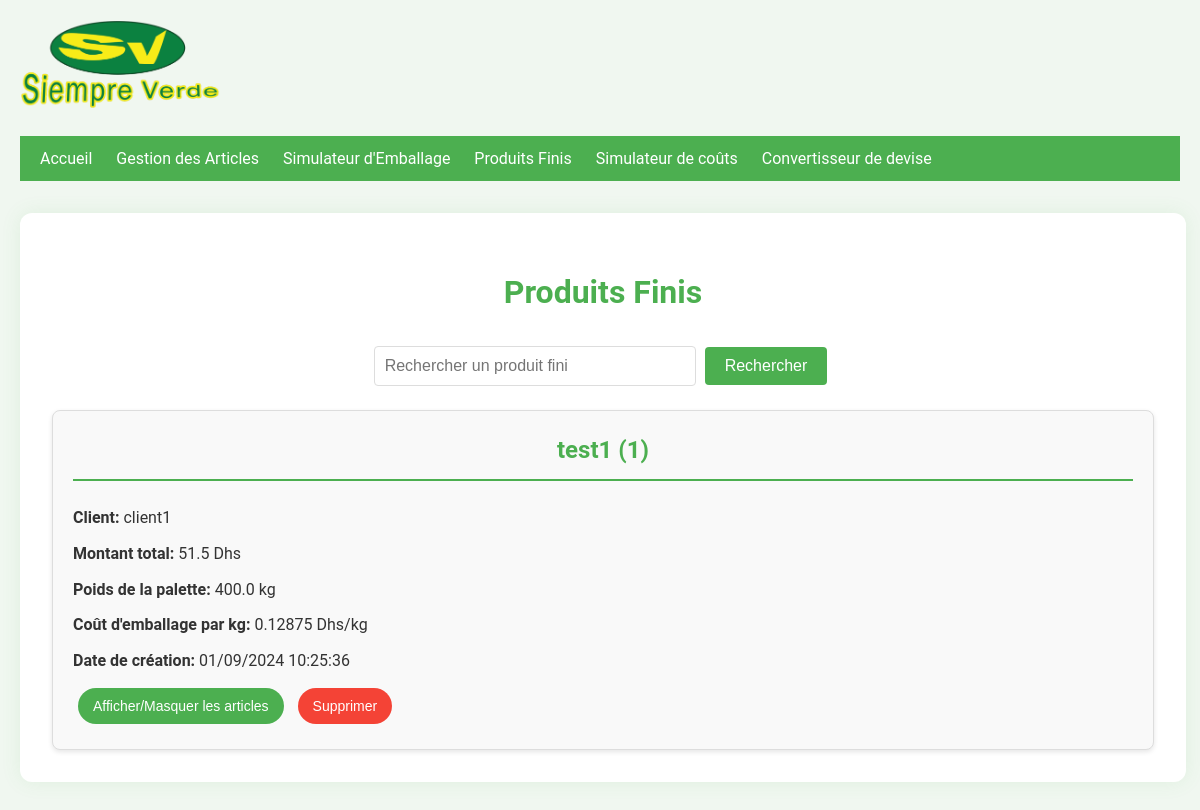
Screenshot of /final_products with the database file from the repository.
### app.py (models this page shows)
class FinalProduct(db.Model):
    id = db.Column(db.Integer, primary_key=True)
    code = db.Column(db.String(50), unique=True, nullable=False)
    name = db.Column(db.String(100), nullable=False)
    client = db.Column(db.String(100), nullable=False)
    total_amount = db.Column(db.Float, nullable=False)
    pallet_weight = db.Column(db.Float, nullable=False)
    packaging_cost_per_kg = db.Column(db.Float, nullable=False)
    created_at = db.Column(db.DateTime, default=datetime.utcnow)
    articles = db.relationship('FinalProductArticle', backref='final_product', lazy=True)

### app.py (the view)
@app.route('/final_products', methods=['GET'])
def final_products():
    search = request.args.get('search', '')
    products = FinalProduct.query.filter(
        (FinalProduct.code.contains(search)) |
        (FinalProduct.name.contains(search)) |
        (FinalProduct.client.contains(search))
    ).all()
    return render_template('final_products.html', products=products, search=search)

### templates/final_products.html (shortened to what this page needs)
{% extends "base.html" %}
{% block content %}
<div class="container">
    <h1>Produits Finis</h1>
    <div class="search-form">
        <form method="GET">
            <input type="text" name="search" placeholder="Rechercher un produit fini" value="{{ search }}">
            <button type="submit" class="btn">Rechercher</button>
        </form>
    </div>
    {% for product in products %}
    <div class="product-details" id="product-{{ product.id }}">
        <h2>{{ product.name }} ({{ product.code }})</h2>
        <p><strong>Client:</strong> {{ product.client }}</p>
        <p><strong>Montant total:</strong> {{ product.total_amount }} Dhs</p>
        <p><strong>Poids de la palette:</strong> {{ product.pallet_weight }} kg</p>
        <p><strong>Coût d'emballage par kg:</strong> {{ product.packaging_cost_per_kg }} Dhs/kg</p>
        <p><strong>Date de création:</strong> {{ product.created_at.strftime('%d/%m/%Y %H:%M:%S') }}</p>
        <button class="btn" onclick="toggleArticles('articles-{{ product.id }}')">Afficher/Masquer les articles</button>
        <button class="btn delete-btn" onclick="deleteProduct({{ product.id }})">Supprimer</button>
    </div>
    {% endfor %}
</div>
{% endblock %}

### templates/base.html (style rules this page uses)
body { font-family: Arial, sans-serif; line-height: 1.6; margin: 0; padding: 20px; }

### templates/final_products.html (style rules this page uses)
body { font-family: 'Roboto', sans-serif; background-color: #f0f7f0; color: #333; line-height: 1.6; }
.container { width: 95%; max-width: 1200px; margin: 2rem auto; padding: 2rem; background-color: #fff; box-shadow: 0 0 20px rgba(76, 175, 80, 0.1); border-radius: 12px; }
h1, h2 { color: #4CAF50; margin-bottom: 1.5rem; text-align: center; }
.search-form { margin-bottom: 20px; text-align: center; }
.search-form input[type="text"] { padding: 10px; width: 300px; border: 1px solid #ddd; border-radius: 4px; font-size: 16px; }
.search-form button { padding: 10px 20px; background-color: #4CAF50; color: white; border: none; border-radius: 4px; cursor: pointer; font-size: 16px; transition: background-color 0.3s ease; }
.product-details { margin-top: 20px; padding: 20px; border: 1px solid #ddd; background-color: #f9f9f9; border-radius: 8px; box-shadow: 0 2px 5px rgba(0,0,0,0.1); }
.product-details h2 { margin-top: 0; color: #4CAF50; border-bottom: 2px solid #4CAF50; padding-bottom: 10px; }
.product-details p { margin: 10px 0; }
.btn { background-color: #4CAF50; color: white; padding: 10px 15px; border: none; border-radius: 25px; cursor: pointer; font-size: 14px; transition: all 0.3s ease; margin: 5px; }
.delete-btn { background-color: #f44336; }

### rows the page displays
FinalProduct: name "test1", code "1", client "client1", total_amount "51.5", pallet_weight "400.0", packaging_cost_per_kg "0.12875", created_at "01/09/2024 10:25:36"
